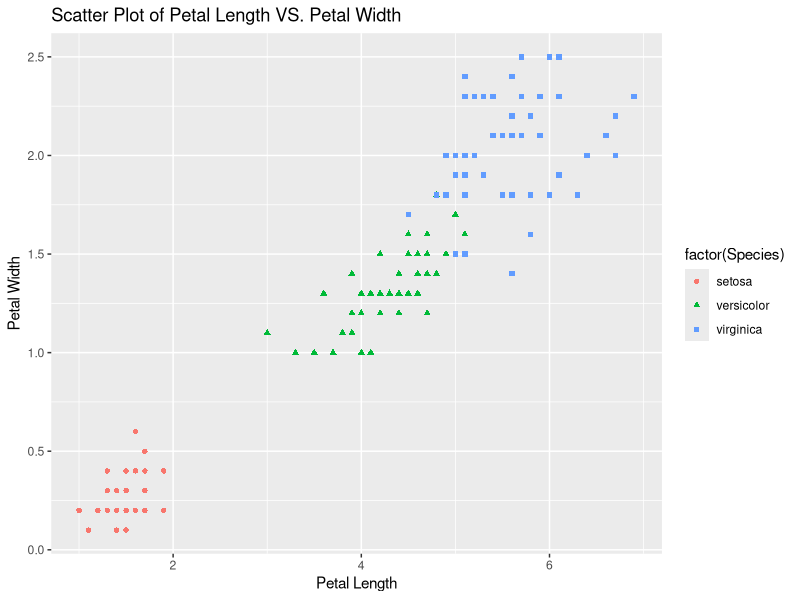

Write the R code that produced this figure.
library(ggplot2)
ggplot(iris,aes(x=Petal.Length,y=Petal.Width,color=factor(Species),shape=factor(Species)))+
  geom_point()+
  labs(title="Scatter Plot of Petal Length VS. Petal Width"
       ,x="Petal Length",y="Petal Width")
print(iris)